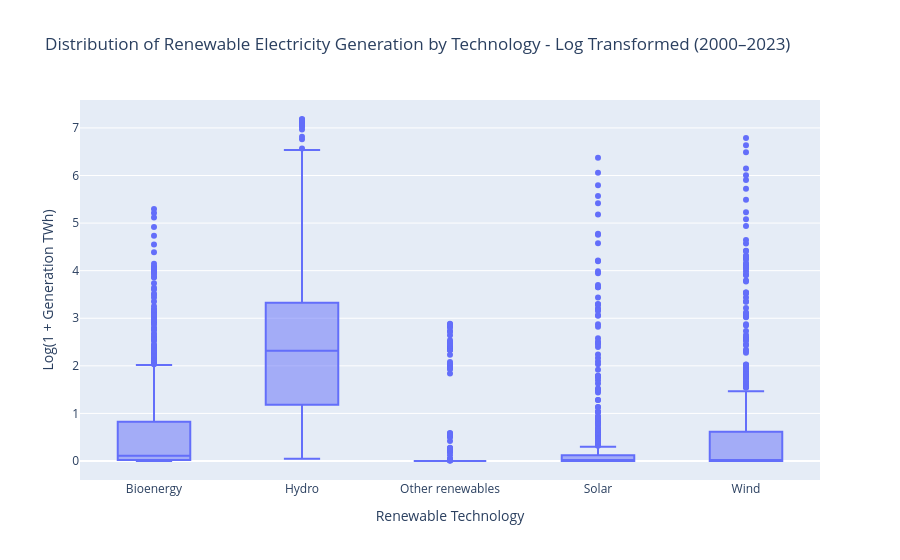

The cell this chart's notebook holds for it:
### Markdown cell above
## Log Tranformed

##### The log-transformed box plot shows substantial differences in renewable generation across technologies. Hydro shows the highest typical generation, while Solar and Wind contain many low-generation country-year observations alongside several high-generation outliers. Bioenergy generation is generally lower, while Other renewables is heavily concentrated around zero. The use of a log transformation improves visibility of these highly skewed distributions without excluding zero-generation observations.

### Code cell
EDA_generation_23_AYE["Log_Generation"] = np.log1p(
    EDA_generation_23_AYE["Generation (TWh)"]
)

fig = px.box(
    EDA_generation_23_AYE,
    x="Electricity source",
    y="Log_Generation",
    points="outliers",
    hover_data=[
        "Area",
        "Year",
        "Generation (TWh)"
    ],
    title="Distribution of Renewable Electricity Generation by Technology - Log Transformed (2000–2023)",
    labels={
        "Electricity source": "Renewable Technology",
        "Log_Generation": "Log(1 + Generation TWh)"
    }
)

fig.show()

### Figure 1 — Plotly figure (JSON) as saved in the notebook; plotly's stock layout.template omitted (floating-point values rounded to 4 significant figures; data arrays with more than 128 entries replaced by an {"elided": "..."} marker saying what was removed)
{"data": [{"alignmentgroup": "True", "boxpoints": "outliers", "customdata": {"elided": "2450x3 mixed values"}, "hovertemplate": "Renewable Technology=%{x}<br>Log(1 + Generation TWh)=%{y}<br>Area=%{customdata[0]}<br>Year=%{customdata[1]}<br>Generation (TWh)=%{customdata[2]}<extra></extra>", "legendgroup": "", "marker": {"color": "#636efa"}, "name": "", "notched": false, "offsetgroup": "", "orientation": "v", "showlegend": false, "type": "box", "x": {"elided": "2450 str values"}, "x0": " ", "xaxis": "x", "y": {"elided": "2450 float values"}, "y0": " ", "yaxis": "y"}], "layout": {"autosize": true, "boxmode": "group", "legend": {"tracegroupgap": 0}, "title": {"text": "Distribution of Renewable Electricity Generation by Technology - Log Transformed (2000–2023)"}, "xaxis": {"anchor": "y", "autorange": true, "domain": [0, 1], "range": [-0.5, 4.5], "title": {"text": "Renewable Technology"}, "type": "category"}, "yaxis": {"anchor": "x", "autorange": true, "domain": [0, 1], "range": [-0.3993, 7.587], "title": {"text": "Log(1 + Generation TWh)"}, "type": "linear"}}}
